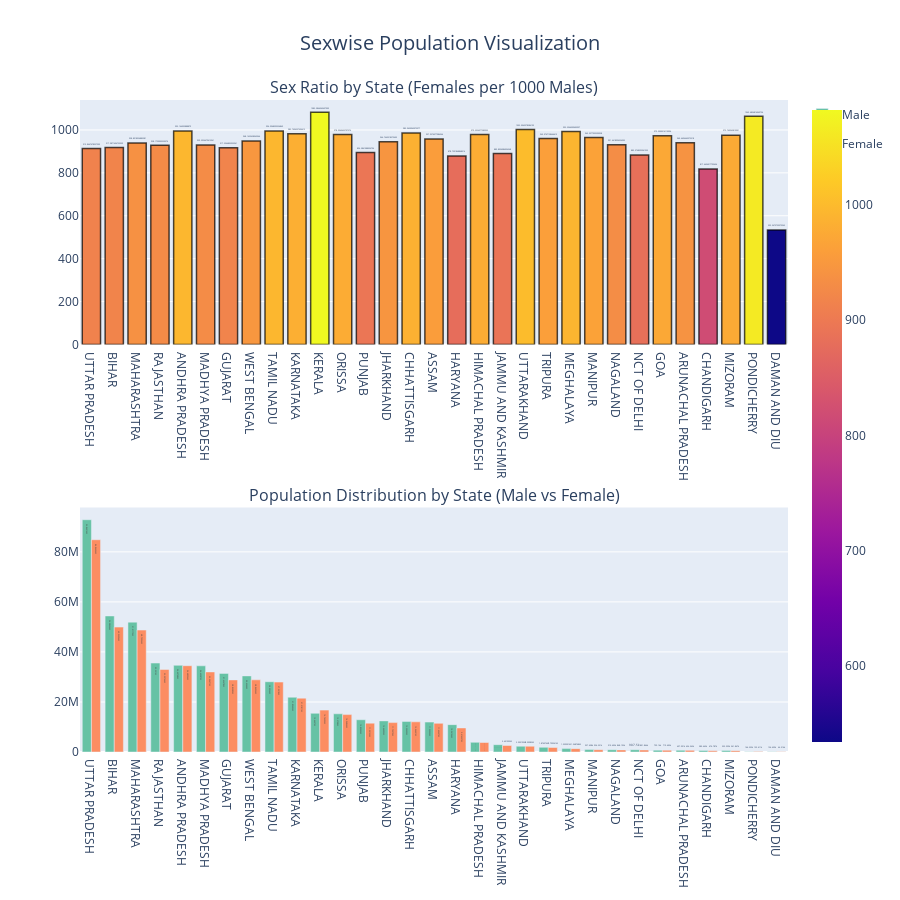

Notebook cell for this chart:
### Code cell
def SexwisePopulationVisualization():
    # Prepare the data
    MaleSexPop = NewDf.groupby(['State name',])['Male'].sum().sort_values(ascending=False).reset_index()
    FemaleSexPop = NewDf.groupby(['State name',])['Female'].sum().sort_values(ascending=False).reset_index()

    Sexwisedata = MaleSexPop.merge(FemaleSexPop, on='State name')
    Sexwisedata['Sex Ratio'] = (Sexwisedata['Female'] / Sexwisedata['Male']) * 1000

    # Create first chart: Sex Ratio by State
    fig1 = px.bar(
        Sexwisedata,
        x='State name',
        y='Sex Ratio',
        text='Sex Ratio',
        color='Sex Ratio',
        color_continuous_scale='Blues',
        title='Sex Ratio by State (Females per 1000 Males)'
    )
    fig1.update_traces(
        textposition="outside",
        marker_line_width=1.5,
        marker_line_color='rgba(0, 0, 0, 0.7)'
    )
    fig1.update_layout(
        title_font_size=16,
        title_x=0.5,
        xaxis_title="State Name",
        yaxis_title="Sex Ratio",
        plot_bgcolor='rgba(240, 240, 240, 1)',
        font=dict(size=12)
    )

    # Create second chart: Population Distribution (Male vs Female)
    fig2 = px.bar(
        Sexwisedata,
        x='State name',
        y=['Male', 'Female'],
        barmode='group',
        text_auto=True,
        log_y=True,
        hover_name='State name',
        color_discrete_sequence=px.colors.qualitative.Set2
    )
    fig2.update_layout(
        title="Population Distribution by State (Male vs Female)",
        title_font_size=16,
        title_x=0.5,
        xaxis_title="State Name",
        yaxis_title="Population (Log Scale)",
        font=dict(size=12),
        plot_bgcolor='rgba(245, 245, 245, 1)',
        legend=dict(
            title="Gender",
            orientation="h",
            x=0.5,
            xanchor="center",
            y=1.1
        )
    )

    # Combine the two charts into a subplot
    fig = make_subplots(
        rows=2, cols=1,
        subplot_titles=[
            "Sex Ratio by State (Females per 1000 Males)",
            "Population Distribution by State (Male vs Female)"
        ]
    )

    # Add first chart to subplot
    for trace in fig1.data:
        fig.add_trace(trace, row=1, col=1)

    # Add second chart to subplot
    for trace in fig2.data:
        fig.add_trace(trace, row=2, col=1)

    # Adjust subplot layout
    fig.update_layout(
        height=900,  # Adjust the height to fit two rows
        showlegend=True,
        title_text="Sexwise Population Visualization",
        title_x=0.5,
        title_font_size=20
    )

    return fig

# Call the function and display the combined subplot
fig = SexwisePopulationVisualization()
fig.show()

### Figure 1 — Plotly figure (JSON) as saved in the notebook; plotly's stock layout.template omitted (floating-point values rounded to 4 significant figures)
{"data": [{"alignmentgroup": "True", "hovertemplate": "State name=%{x}<br>Sex Ratio=%{marker.color}<extra></extra>", "legendgroup": "", "marker": {"color": [913.8, 918.0, 938.9, 928.2, 995.2, 929.3, 917.2, 948.2, 995.0, 982.7, 1083.0, 978.9, 894.6, 944.8, 985.9, 957.9, 878.7, 979.2, 889.8, 1002.0, 960.1, 992.2, 965.3, 931.5, 883.6, 973.3, 940.6, 817.7, 975.7, 1063.0, 533.6], "coloraxis": "coloraxis", "line": {"color": "rgba(0, 0, 0, 0.7)", "width": 1.5}, "pattern": {"shape": ""}}, "name": "", "offsetgroup": "", "orientation": "v", "showlegend": false, "text": [913.8, 918.0, 938.9, 928.2, 995.2, 929.3, 917.2, 948.2, 995.0, 982.7, 1083.0, 978.9, 894.6, 944.8, 985.9, 957.9, 878.7, 979.2, 889.8, 1002.0, 960.1, 992.2, 965.3, 931.5, 883.6, 973.3, 940.6, 817.7, 975.7, 1063.0, 533.6], "textposition": "outside", "type": "bar", "x": ["UTTAR PRADESH", "BIHAR", "MAHARASHTRA", "RAJASTHAN", "ANDHRA PRADESH", "MADHYA PRADESH", "GUJARAT", "WEST BENGAL", "TAMIL NADU", "KARNATAKA", "KERALA", "ORISSA", "PUNJAB", "JHARKHAND", "CHHATTISGARH", "ASSAM", "HARYANA", "HIMACHAL PRADESH", "JAMMU AND KASHMIR", "UTTARAKHAND", "TRIPURA", "MEGHALAYA", "MANIPUR", "NAGALAND", "NCT OF DELHI", "GOA", "ARUNACHAL PRADESH", "CHANDIGARH", "MIZORAM", "PONDICHERRY", "DAMAN AND DIU"], "xaxis": "x", "y": [913.8, 918.0, 938.9, 928.2, 995.2, 929.3, 917.2, 948.2, 995.0, 982.7, 1083.0, 978.9, 894.6, 944.8, 985.9, 957.9, 878.7, 979.2, 889.8, 1002.0, 960.1, 992.2, 965.3, 931.5, 883.6, 973.3, 940.6, 817.7, 975.7, 1063.0, 533.6], "yaxis": "y"}, {"alignmentgroup": "True", "hovertemplate": "<b>%{hovertext}</b><br><br>variable=Male<br>State name=%{x}<br>value=%{y}<extra></extra>", "hovertext": ["UTTAR PRADESH", "BIHAR", "MAHARASHTRA", "RAJASTHAN", "ANDHRA PRADESH", "MADHYA PRADESH", "GUJARAT", "WEST BENGAL", "TAMIL NADU", "KARNATAKA", "KERALA", "ORISSA", "PUNJAB", "JHARKHAND", "CHHATTISGARH", "ASSAM", "HARYANA", "HIMACHAL PRADESH", "JAMMU AND KASHMIR", "UTTARAKHAND", "TRIPURA", "MEGHALAYA", "MANIPUR", "NAGALAND", "NCT OF DELHI", "GOA", "ARUNACHAL PRADESH", "CHANDIGARH", "MIZORAM", "PONDICHERRY", "DAMAN AND DIU"], "legendgroup": "Male", "marker": {"color": "rgb(102,194,165)", "pattern": {"shape": ""}}, "name": "Male", "offsetgroup": "Male", "orientation": "v", "showlegend": true, "textposition": "auto", "texttemplate": "%{y}", "type": "bar", "x": ["UTTAR PRADESH", "BIHAR", "MAHARASHTRA", "RAJASTHAN", "ANDHRA PRADESH", "MADHYA PRADESH", "GUJARAT", "WEST BENGAL", "TAMIL NADU", "KARNATAKA", "KERALA", "ORISSA", "PUNJAB", "JHARKHAND", "CHHATTISGARH", "ASSAM", "HARYANA", "HIMACHAL PRADESH", "JAMMU AND KASHMIR", "UTTARAKHAND", "TRIPURA", "MEGHALAYA", "MANIPUR", "NAGALAND", "NCT OF DELHI", "GOA", "ARUNACHAL PRADESH", "CHANDIGARH", "MIZORAM", "PONDICHERRY", "DAMAN AND DIU"], "xaxis": "x2", "y": [92845158, 54386338, 51911786, 35550997, 34657477, 34439867, 31424777, 30426599, 28092405, 21896021, 15465696, 15270795, 12890030, 12440949, 12236533, 11959534, 10941058, 3875119, 2924227, 2305195, 1874376, 1359301, 957438, 910603, 907500, 739140, 697991, 580663, 555339, 144253, 124659], "yaxis": "y2"}, {"alignmentgroup": "True", "hovertemplate": "<b>%{hovertext}</b><br><br>variable=Female<br>State name=%{x}<br>value=%{y}<extra></extra>", "hovertext": ["UTTAR PRADESH", "BIHAR", "MAHARASHTRA", "RAJASTHAN", "ANDHRA PRADESH", "MADHYA PRADESH", "GUJARAT", "WEST BENGAL", "TAMIL NADU", "KARNATAKA", "KERALA", "ORISSA", "PUNJAB", "JHARKHAND", "CHHATTISGARH", "ASSAM", "HARYANA", "HIMACHAL PRADESH", "JAMMU AND KASHMIR", "UTTARAKHAND", "TRIPURA", "MEGHALAYA", "MANIPUR", "NAGALAND", "NCT OF DELHI", "GOA", "ARUNACHAL PRADESH", "CHANDIGARH", "MIZORAM", "PONDICHERRY", "DAMAN AND DIU"], "legendgroup": "Female", "marker": {"color": "rgb(252,141,98)", "pattern": {"shape": ""}}, "name": "Female", "offsetgroup": "Female", "orientation": "v", "showlegend": true, "textposition": "auto", "texttemplate": "%{y}", "type": "bar", "x": ["UTTAR PRADESH", "BIHAR", "MAHARASHTRA", "RAJASTHAN", "ANDHRA PRADESH", "MADHYA PRADESH", "GUJARAT", "WEST BENGAL", "TAMIL NADU", "KARNATAKA", "KERALA", "ORISSA", "PUNJAB", "JHARKHAND", "CHHATTISGARH", "ASSAM", "HARYANA", "HIMACHAL PRADESH", "JAMMU AND KASHMIR", "UTTARAKHAND", "TRIPURA", "MEGHALAYA", "MANIPUR", "NAGALAND", "NCT OF DELHI", "GOA", "ARUNACHAL PRADESH", "CHANDIGARH", "MIZORAM", "PONDICHERRY", "DAMAN AND DIU"], "xaxis": "x2", "y": [84846060, 49925960, 48739555, 32997440, 34489944, 32004709, 28823889, 28849356, 27951798, 21518105, 16742953, 14948643, 11531216, 11753790, 12064513, 11456366, 9614227, 3794643, 2601993, 2309820, 1799541, 1348748, 924251, 848192, 801846, 719405, 656565, 474787, 541867, 153411, 66514], "yaxis": "y2"}], "layout": {"annotations": [{"font": {"size": 16}, "showarrow": false, "text": "Sex Ratio by State (Females per 1000 Males)", "x": 0.5, "xanchor": "center", "xref": "paper", "y": 1, "yanchor": "bottom", "yref": "paper"}, {"font": {"size": 16}, "showarrow": false, "text": "Population Distribution by State (Male vs Female)", "x": 0.5, "xanchor": "center", "xref": "paper", "y": 0.375, "yanchor": "bottom", "yref": "paper"}], "height": 900, "showlegend": true, "title": {"font": {"size": 20}, "text": "Sexwise Population Visualization", "x": 0.5}, "xaxis": {"anchor": "y", "domain": [0, 1]}, "xaxis2": {"anchor": "y2", "domain": [0, 1]}, "yaxis": {"anchor": "x", "domain": [0.625, 1]}, "yaxis2": {"anchor": "x2", "domain": [0, 0.375]}}}
